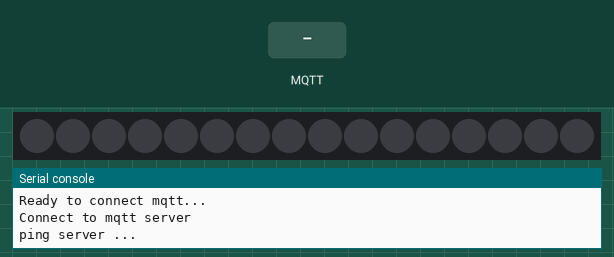
This program was run on a simulated ESP8266 board running MicroPython. Parts: 16 RGB LEDs in strip order, left to right, the last lines printed to the serial console. Inputs (shaded band) come from the test bench. WiFi joins after 1.5 s; no MQTT or app messages arrive unless stated.

Above: at 5.3 s.
5.4 s: MQTT message "1" arrives on the first subscribed topic
At 7.1 s:
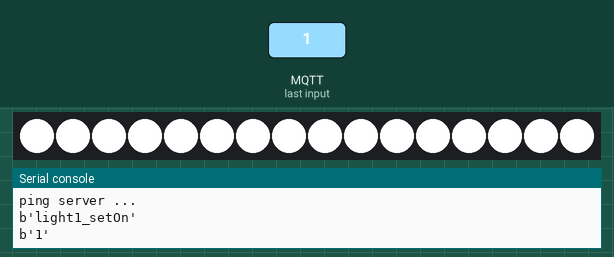
7.6 s: MQTT message "0" arrives on the first subscribed topic
At 8.7 s:
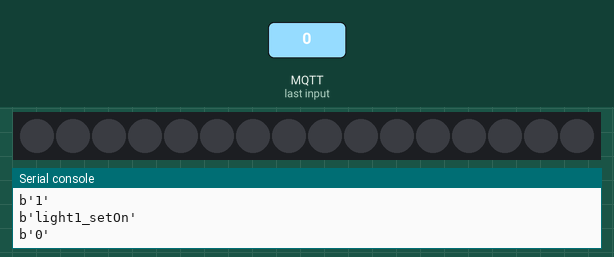
Timing chart, 0 to 10.6 s (numbered marks = the images above; inputs shaded):
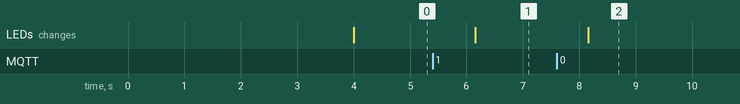

The program:

main.py
```python
from machine import Pin
import uasyncio as asyncio
from umqtt.simple import MQTTClient
import neopixel

# 客户端 ID
CLIENT_ID = b'light1_'
# 你的 mqtt 服务器地址
SERVER = 'csl.cool'
# 你的 matt 服务端口号
SERVER_PORT = 1883

# LED 灯泡的个数
LED_COUNT = 16

# mqtt 订阅的主题内容
TOPIC_SET_ON = CLIENT_ID + b"setOn"
TOPIC_GET_ON = CLIENT_ID + b"getOn"
TOPIC_SET_RGB = CLIENT_ID + b"setRGB"
TOPIC_GET_RGB = CLIENT_ID + b"getRGB"
TOPIC_SET_WHITE = CLIENT_ID + b"setWhite"
TOPIC_GET_WHITE = CLIENT_ID + b"getWhite"
TOPIC_GET_ONLINE = CLIENT_ID + b"getOnline"


np = neopixel.NeoPixel(Pin(4), LED_COUNT)

lightColor = (255, 255, 255)

def led_clean():
    for i in range(0, LED_COUNT):
        np[i] = (0, 0, 0)
    np.write()

def mqtt_callback(topic, msg):
    print(topic)
    print(msg)
    global lightColor
    # `topic` 接收到的主题
    # `msg` 主题下更新的信息
    if topic == TOPIC_SET_ON:
        if msg == b'1':
            np.fill(lightColor)
        else:
            np.fill((0, 0, 0))
    elif topic == TOPIC_SET_RGB:
        lightColor = tuple(map(lambda x: int(x), msg.decode().split(",")))
        np.fill(lightColor)
        print(lightColor)
    np.write()

async def check_message(mqtt):
    while True:
        # 检查主题是否有更新，会调用 `mqtt_callback`
        mqtt.check_msg()
        # 休眠 1s 再检查
        await asyncio.sleep(1)

async def ping_server(mqtt):
    while True:
        # ping mqtt 服务器保持连接
        mqtt.ping()
        print("ping server ...")
        await asyncio.sleep(30)

def main():
    # 初始化 mqtt 客户端
    # `60` 是指在一次通信后，保持连接 60s 的时间，如果超过这个时间没有和服务器通信
    # 服务器会认为连接已经断开，这里我们每 30s 钟 ping 一下服务器保持连接
    print("Ready to connect mqtt...")
    mqtt = MQTTClient(CLIENT_ID, SERVER, SERVER_PORT, "mqtt server account", "mqtt server password", 60)
    # 设置回调
    mqtt.set_callback(mqtt_callback)
    # 连接服务器
    mqtt.connect()
    print("Connect to mqtt server")
    # 订阅主题
    mqtt.subscribe(TOPIC_SET_ON)
    mqtt.subscribe(TOPIC_GET_ON)
    mqtt.subscribe(TOPIC_SET_RGB)
    mqtt.subscribe(TOPIC_GET_RGB)
    mqtt.subscribe(TOPIC_SET_WHITE)
    mqtt.subscribe(TOPIC_GET_WHITE)
    mqtt.subscribe(TOPIC_GET_ONLINE)

    # uasyncio 是 micropython 下的多线程工具
    loop = asyncio.get_event_loop()
    # 开始监听
    loop.create_task(check_message(mqtt))
    # 每 30s ping 一下服务器
    loop.create_task(ping_server(mqtt))
    loop.run_forever()

if __name__ == "__main__":
    main()
```

boot.py
```python
import network, utime, upip

def connect_wifi():
    utime.sleep(2)
    retry_times = 10
    # 要连接的 Wifi 账号和密码
    wifis = {"SSID": "SSID_PASSWORD"}
    wifi = network.WLAN(network.STA_IF)
    wifi.active(True)
    while not wifi.isconnected():
        for ssid, password in wifis.items():
            print("ready connect to wifi: " + ssid)
            wifi.connect(ssid, password)
            retry = retry_times
            success = True
            while not wifi.isconnected():
                retry -= 1
                utime.sleep(1)
                print("...")
                if retry <= 0:
                    success = False
                    break
            if success:
                print("connect WiFi:" + ssid + " success")
                break
            else:
                print("connnect WiFi:" + ssid + " failure")
    print(wifi.ifconfig())
    return wifi

# 检查是否安装了 umqtt
def check_umqtt_framework():
    try:
        import umqtt
    except:
        print("umqtt not install, begain install umqtt...")
        upip.install('micropython-umqtt.simple')
    else:
        print("umqtt install successful.")

if __name__ == "__main__":
    # 先链接 Wifi
    connect_wifi()
    # 然后安装 umqtt framework
    check_umqtt_framework()
```

Measured:
- after the input at 5.4 s, the LEDs: change after 0.76 s (image 1)
- after the input at 7.6 s, the LEDs: change after 0.56 s (image 2)
